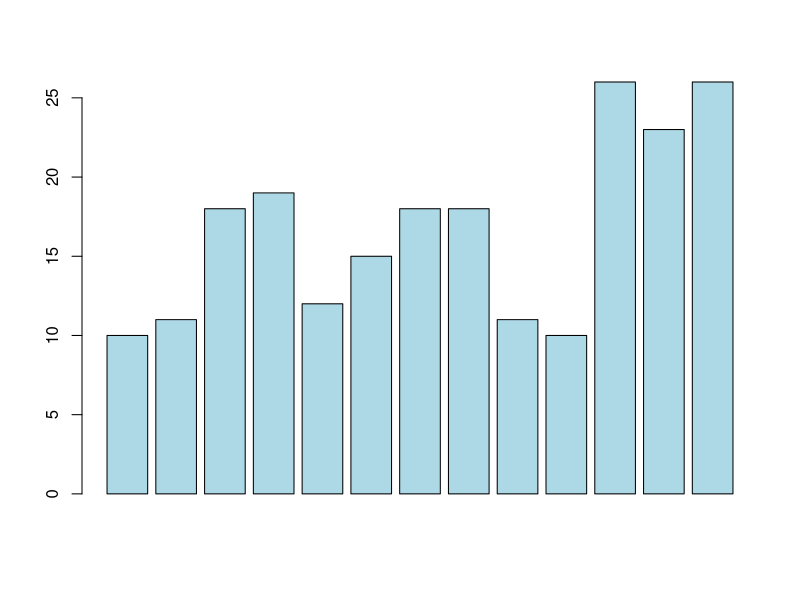
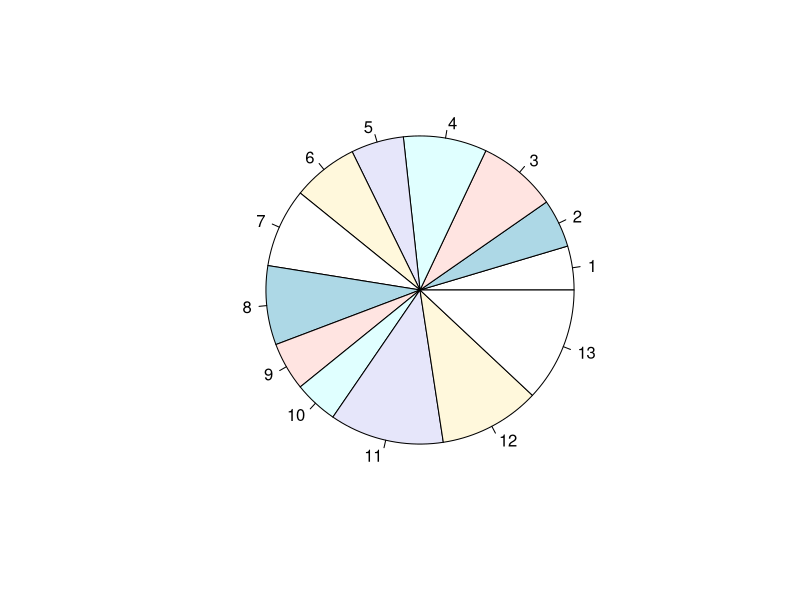

Reproduce these figures in R, in order.
data=c(10,11,18,19,12,15,18,18,11,10,26,23,26)
mean(data)
barplot(data, col="light blue")
pie(data)
install.packages("pacman")